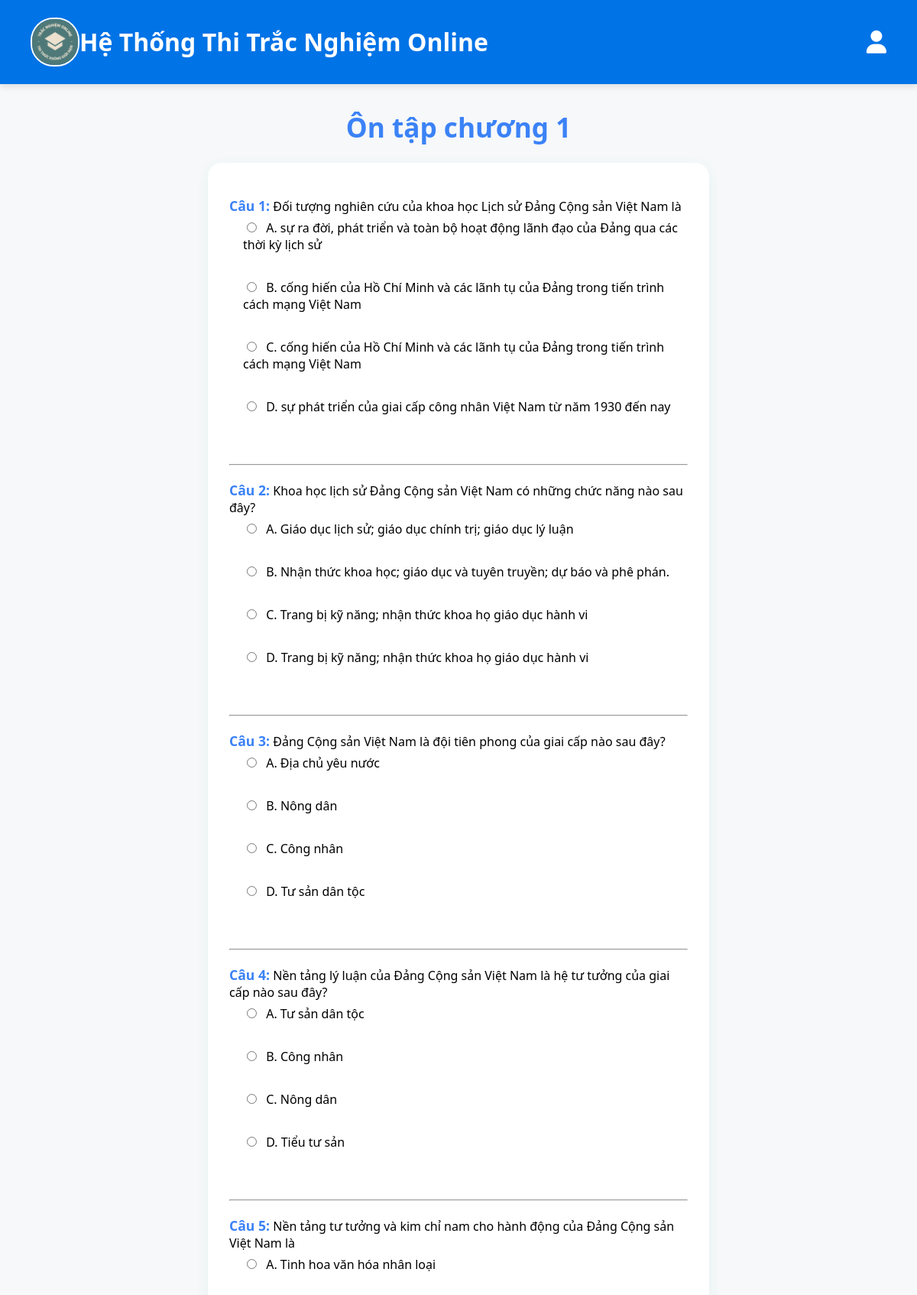
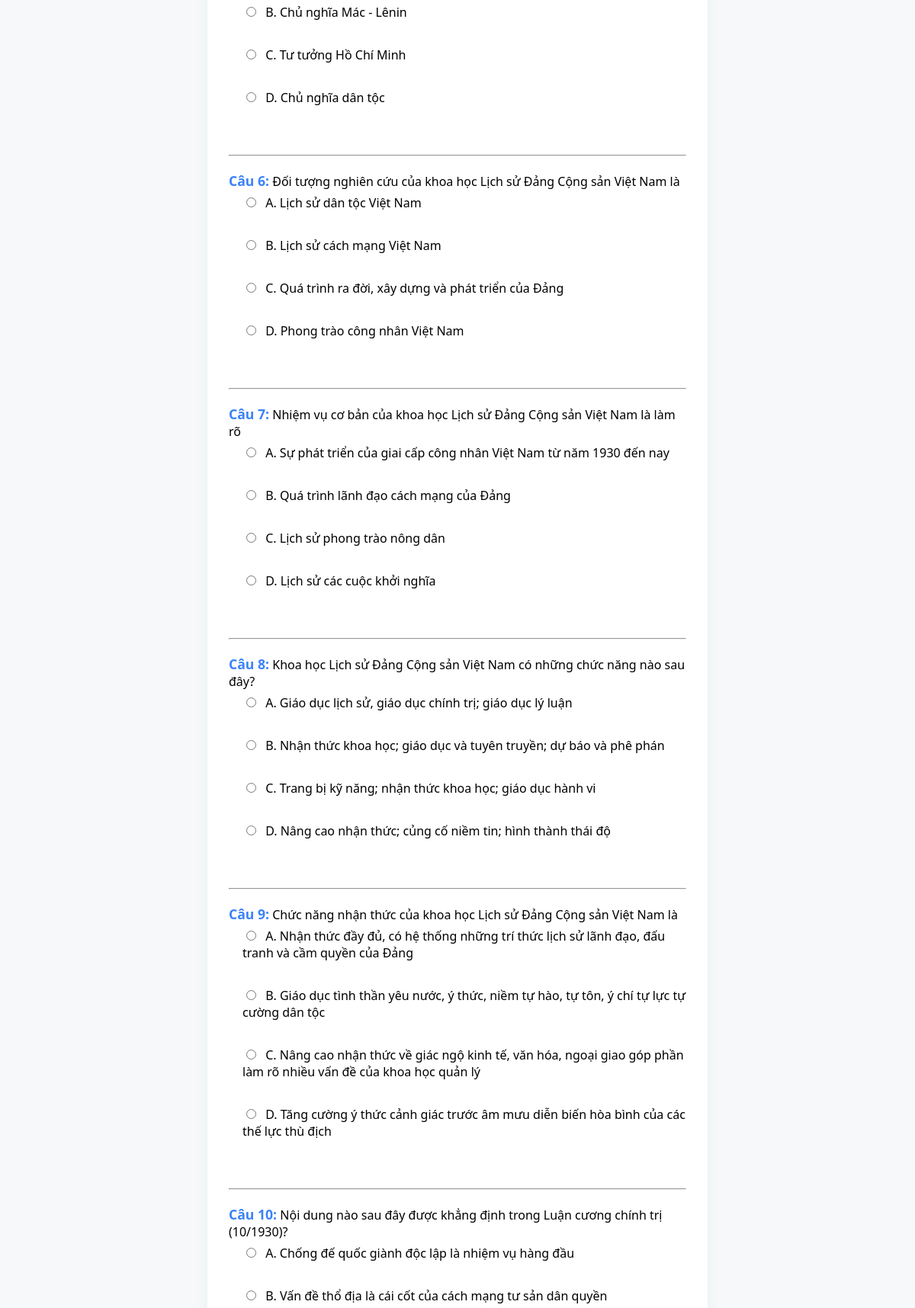
The page /views/ontap_detail.php (upper part) on the database its author committed (2 pictures, top to bottom).
### tables this page shows
CREATE TABLE `cau_hoi` (
  `id` int(11) NOT NULL,
  `question` varchar(252) NOT NULL,
  `A` varchar(252) NOT NULL,
  `B` varchar(252) NOT NULL,
  `C` varchar(252) NOT NULL,
  `D` varchar(252) NOT NULL,
  `answer` varchar(252) NOT NULL,
  `chapter` int(11) NOT NULL
);

### views/ontap_detail.php (the view, shortened to what this page needs)
<?php
require_once __DIR__ . '/../core/Database.php';
require __DIR__ . '/widget/headerReview.php';
$chapter = isset($_GET['chapter']) ? intval($_GET['chapter']) : 1;
$count = null;
$questions = [];
if (isset($_POST['answers'])) {
    $questions = $_SESSION['questions'] ?? [];
    $correct = 0;
    $evaluated = [];
    foreach ($questions as $q) {
        $qid = $q['id'];
        if (!isset($_POST['answers'][$qid])) continue;
        $q['user_answer'] = $_POST['answers'][$qid];
        $q['is_correct'] = ($q['answer'] === $q['user_answer']);
        if ($q['is_correct']) $correct++;
        $evaluated[] = $q;
    }
    $questions = $evaluated;
    $count = $correct;
    unset($_SESSION['questions']);
} else {
    $sql = "SELECT * FROM cau_hoi WHERE chapter = $chapter ORDER BY id ASC LIMIT 40";
    $result = mysqli_query($conn, $sql);
    $questions = [];
    while ($row = mysqli_fetch_assoc($result)) {
        $questions[] = $row;
    }
}
?>
<!DOCTYPE html>
<html lang="vi">
<head>
    <link rel="stylesheet" href="../style/css/ontap_detail.css">
    <link rel="stylesheet" href="../style/css/headerExam.css">
    <link rel="stylesheet" href="https://cdnjs.cloudflare.com/ajax/libs/font-awesome/6.4.0/css/all.min.css">
</head>
<body>
    <h1>Ôn tập chương <?= $chapter ?></h1>
    <?php if ($count !== null): ?>
        <h2>Bạn đúng <?= $count ?> / <?= count($questions) ?> câu!</h2>
        <div class="result-container">
            <?php foreach ($questions as $q): ?>
                <div class="result-item <?= $q['is_correct'] ? 'correct' : 'incorrect' ?>">
                    <b><?= ($q['question']) ?></b><br><br>
                    <?php foreach (['A', 'B', 'C', 'D'] as $opt):
                        $isCorrect = ($q['answer'] == $opt);
                        $isUserAnswer = ($q['user_answer'] == $opt);
                        $class = $isCorrect ? 'correct-answer' : '';
                        if ($isUserAnswer && !$isCorrect) $class = 'user-answer';
                    ?>
                        <div class="result-option <?= $class ?>">
                            <strong><?= $opt ?>.</strong> <?= ($q[$opt]) ?>
                        </div>
                    <?php endforeach; ?>
                </div>
            <?php endforeach; ?>
        </div>
        <button class="ontap-btn">
            <a href="ontap_detail.php?chapter=<?= $chapter ?>" id="again">Làm lại</a>
        </button>
    <?php elseif (!empty($questions)): ?>
        <form method="post">
            <?php $i = 1;
            foreach ($questions as $row): ?>
                <div style="margin-bottom:18px;">
                    <b>Câu <?= $i ?>:</b> <?= ($row['question']) ?><br>
                    <?php foreach (['A', 'B', 'C', 'D'] as $opt): ?>
                        <label>
                            <input type="radio" name="answers[<?= $row['id'] ?>]" value="<?= $opt ?>" required>
                            <?= $opt ?>. <?= ($row[$opt]) ?>
                        </label><br>
                    <?php endforeach; ?>
                </div>
                <hr>
            <?php $i++; endforeach; ?>
        </form>
    <?php else: ?>
        <p>Không có dữ liệu cho chương này.</p>
    <?php endif; ?>
</body>
</html>

### style/css/ontap_detail.css (style rules this page uses)
body { background: #f6f8fa; font-family: "Segoe UI", Arial, sans-serif; margin: 0; padding: 0; }
h1:not(header h1) { color: #3b82f6; text-align: center; margin-top: 32px; font-size: 2.2rem; font-weight: 700; }
form { max-width: 600px; margin: 0 auto; background: #fff; border-radius: 18px; box-shadow: 0 4px 16px rgba(39, 174, 96, 0.08); padding: 32px 28px; }
b { color: #3b82f6; font-size: 1.1rem; }
label { display: block; margin: 6px 0 6px 18px; font-size: 1rem; cursor: pointer; }
input[type="radio"] { accent-color: #3b82f6; margin-right: 8px; }

### rows shown on the page
cau_hoi: question "Đối tượng nghiên cứu của khoa học Lịch sử Đảng Cộng sản Việt Nam là", opt "A", A "sự ra đời, phát triển và toàn bộ hoạt động lãnh đạo của Đảng qua các thời kỳ lịch sử", opt "B", B "cống hiến của Hồ Chí Minh và các lãnh tụ của Đảng trong tiến trình cách mạng Việt Nam", opt "C", C "cống hiến của Hồ Chí Minh và các lãnh tụ của Đảng trong tiến trình cách mạng Việt Nam", opt "D", D "sự phát triển của giai cấp công nhân Việt Nam từ năm 1930 đến nay"
cau_hoi: question "Khoa học lịch sử Đảng Cộng sản Việt Nam có những chức năng nào sau đây?", opt "A", A "Giáo dục lịch sử; giáo dục chính trị; giáo dục lý luận", opt "B", B "Nhận thức khoa học; giáo dục và tuyên truyền; dự báo và phê phán.", opt "C", C "Trang bị kỹ năng; nhận thức khoa họ giáo dục hành vi", opt "D", D "Trang bị kỹ năng; nhận thức khoa họ giáo dục hành vi"
cau_hoi: question "Đảng Cộng sản Việt Nam là đội tiên phong của giai cấp nào sau đây?", opt "A", A "Địa chủ yêu nước", opt "B", B "Nông dân", opt "C", C "Công nhân", opt "D", D "Tư sản dân tộc"
cau_hoi: question "Nền tảng lý luận của Đảng Cộng sản Việt Nam là hệ tư tưởng của giai cấp nào sau đây?", opt "A", A "Tư sản dân tộc", opt "B", B "Công nhân", opt "C", C "Nông dân", opt "D", D "Tiểu tư sản"
cau_hoi: question "Nền tảng tư tưởng và kim chỉ nam cho hành động của Đảng Cộng sản Việt Nam là", opt "A", A "Tinh hoa văn hóa nhân loại", opt "B", B "Chủ nghĩa Mác - Lênin", opt "C", C "Tư tưởng Hồ Chí Minh", opt "D", D "Chủ nghĩa dân tộc"
cau_hoi: question "Đối tượng nghiên cứu của khoa học Lịch sử Đảng Cộng sản Việt Nam là", opt "A", A "Lịch sử dân tộc Việt Nam", opt "B", B "Lịch sử cách mạng Việt Nam", opt "C", C "Quá trình ra đời, xây dựng và phát triển của Đảng", opt "D", D "Phong trào công nhân Việt Nam"
cau_hoi: question "Nhiệm vụ cơ bản của khoa học Lịch sử Đảng Cộng sản Việt Nam là làm rõ", opt "A", A "Sự phát triển của giai cấp công nhân Việt Nam từ năm 1930 đến nay", opt "B", B "Quá trình lãnh đạo cách mạng của Đảng", opt "C", C "Lịch sử phong trào nông dân", opt "D", D "Lịch sử các cuộc khởi nghĩa"
cau_hoi: question "Khoa học Lịch sử Đảng Cộng sản Việt Nam có những chức năng nào sau đây?", opt "A", A "Giáo dục lịch sử, giáo dục chính trị; giáo dục lý luận", opt "B", B "Nhận thức khoa học; giáo dục và tuyên truyền; dự báo và phê phán", opt "C", C "Trang bị kỹ năng; nhận thức khoa học; giáo dục hành vi", opt "D", D "Nâng cao nhận thức; củng cố niềm tin; hình thành thái độ"
cau_hoi: question "Chức năng nhận thức của khoa học Lịch sử Đảng Cộng sản Việt Nam là", opt "A", A "Nhận thức đầy đủ, có hệ thống những trí thức lịch sử lãnh đạo, đấu tranh và cầm quyền của Đảng", opt "B", B "Giáo dục tình thần yêu nước, ý thức, niềm tự hào, tự tôn, ý chí tự lực tự cường dân tộc", opt "C", C "Nâng cao nhận thức về giác ngộ kinh tế, văn hóa, ngoại giao góp phần làm rõ nhiều vấn đề của khoa học quản lý", opt "D", D "Tăng cường ý thức cảnh giác trước âm mưu diễn biến hòa bình của các thế lực thù địch"
cau_hoi: question "Nội dung nào sau đây được khẳng định trong Luận cương chính trị (10/1930)?", opt "A", A "Chống đế quốc giành độc lập là nhiệm vụ hàng đầu", opt "B", B "Vấn đề thổ địa là cái cốt của cách mạng tư sản dân quyền"

### other values the page prints
$chapter "1"
